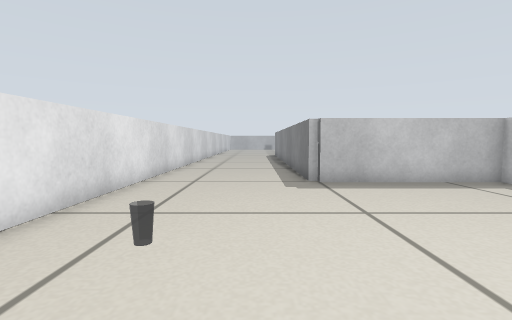
view 1 (above)

16 first-person views from a walk through a world built for the Gazebo simulator. The camera is 0.33 m above the floor, tilts 4° down and sees 85° across. The lines on the ground mark 1 m squares. The floor is counted in squares, 0.25 m on a side. Each view is taken from the middle of a square. On the plan, view 1 faces up. The plan holds only what a view shows up to about 13 squares ahead; the rest is blank. The place goes on beyond the plan. Gazebo's built-in surfaces are drawn with simple patterns.

view 2
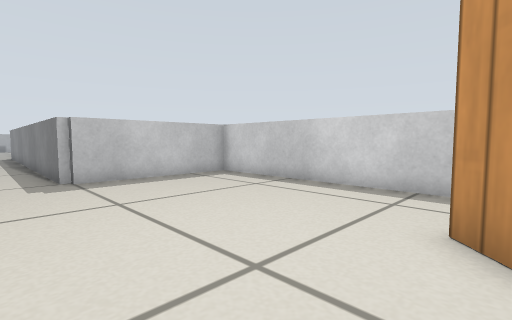

view 3
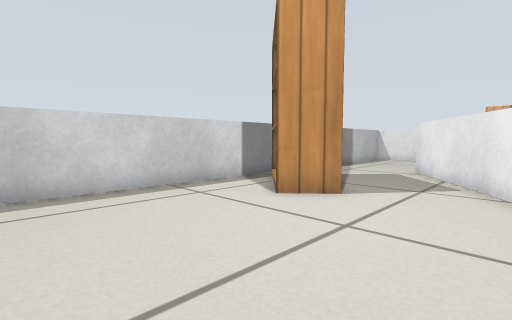

view 4
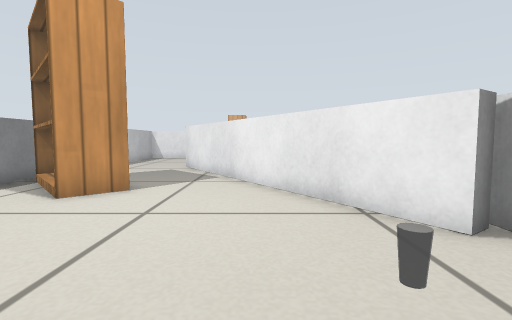

view 5
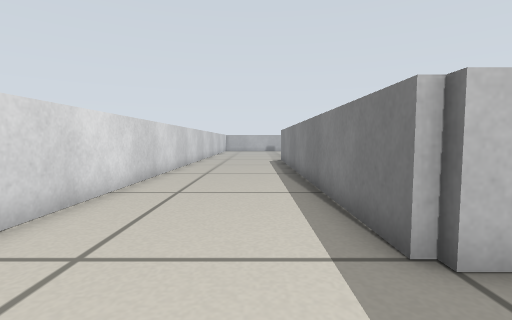

view 6
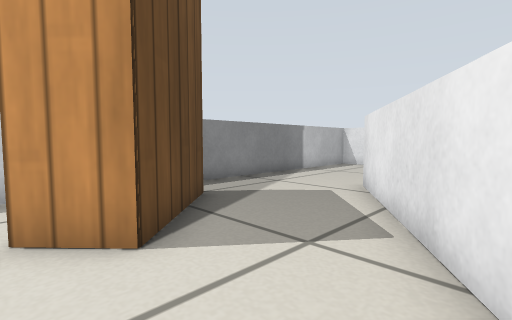

view 7
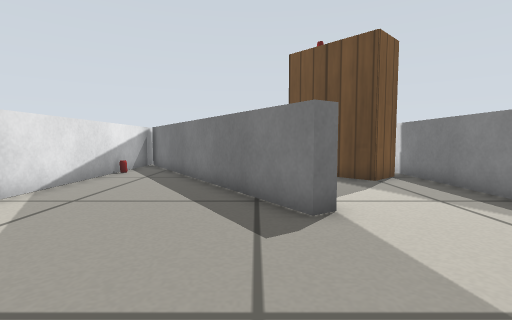

view 8
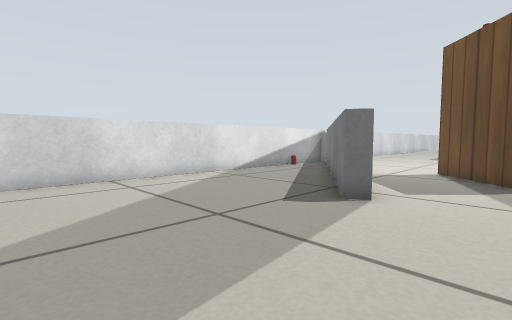

view 9
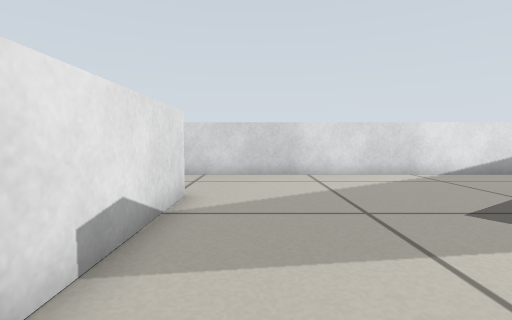

view 10
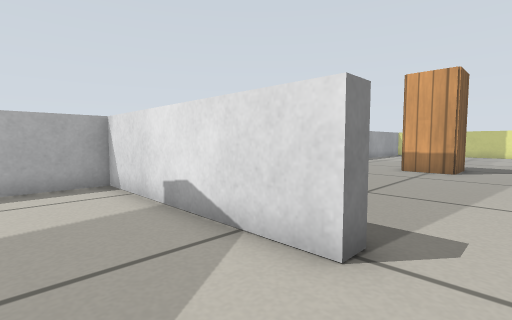

view 11
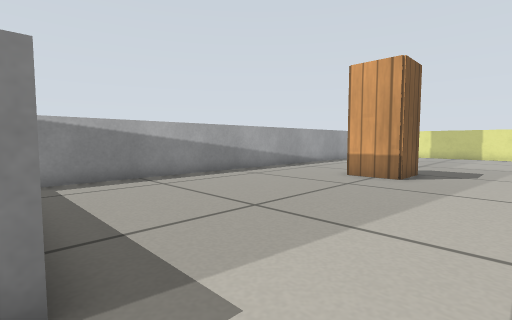

view 12
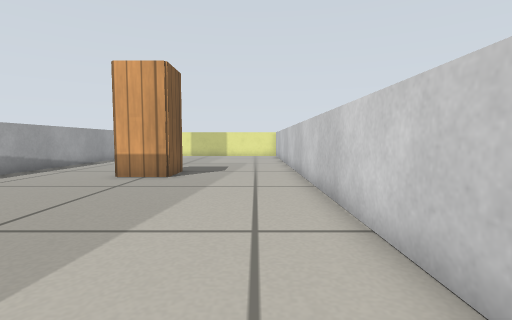

view 13
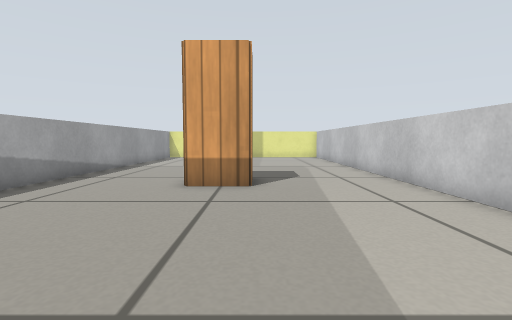

view 14
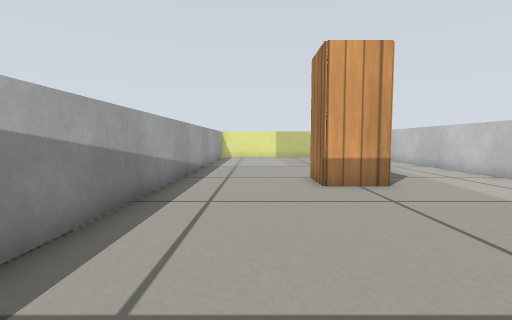

view 15
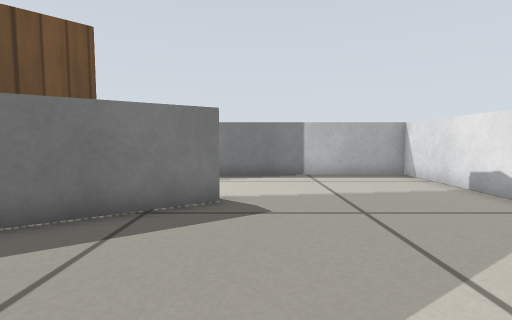

view 16
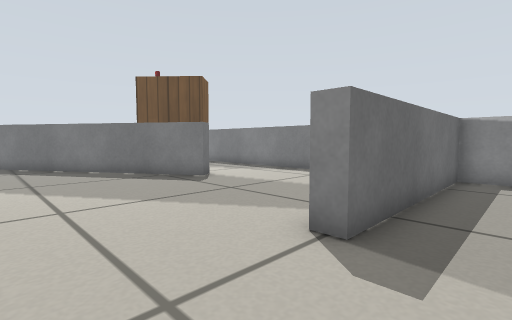

### Floor plan
Points are (right, up) in squares from view 1. A wall is a line through its corners. A room is listed if a view was taken in it or the views show most of it. See-through windows are left out.
Room 1 (views 1, 2, 3, 4, 5, 6)
walls: (2.1, 9) (1.7, 9) (1.7, 14.5); (-3, 2.2) (3, -7.1); (-3.7, 2.1) (-3.7, 1.8); (7.7, -5.5) (7.7, 8.7) (2, 8.7); (-3.7, 14.5) (-3.7, 3.9)
ways out: opening at (5.5, -6.2) to room 2
objects: bookshelf (4, -4) to (7, 0)
Room 2 (views 7, 8, 9, 10, 11, 12, 15)
walls: (3, -7.1) (3.5, -7.9) (3, -8.2) (-2.3, 0); (0.4, -15.3) (0.4, -14.7) (7.7, -14.7) (7.7, -5.5); (-3.7, 0.1) (-3.7, -15.6)
ways out: opening at (5.5, -6.2) to room 1; opening at (-1.5, -15) to room 3
objects: other object (-3, -2)
Room 3 (views 13, 14, 16)
walls: (-3.7, -15.6) (-3.7, -27.5); (7.7, -27.5) (7.7, -15.3) (0.4, -15.3)
ways out: opening at (-1.5, -15) to room 2
objects: other object (1, -27) to (3, -25)

Positions as (right, up) in squares from view 1, and headings:
1: (0, 0), facing up
2: (0, -1), facing up-right
3: (0, 5), facing down-right
4: (0, 6), facing down
5: (0, 6), facing up
6: (0, 0), facing down-right
7: (2, -13), facing up
8: (6, -14), facing up-left
9: (7, -13), facing left
10: (-1, -12), facing down-right
11: (-2, -15), facing down-right
12: (-2, -15), facing down
13: (1, -17), facing down
14: (5, -17), facing down
15: (-3, -9), facing right
16: (-3, -17), facing up-right
